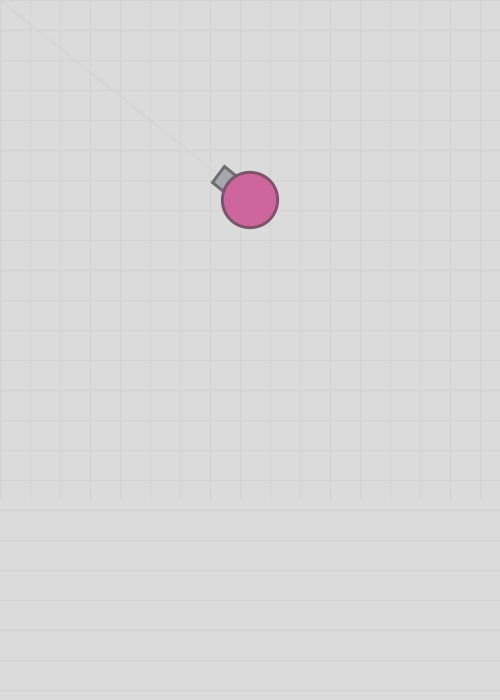
Frame 1 (no input)
Frame 60 (the mouse pressed at the canvas centre just before this capture): identical to frame 1, image omitted
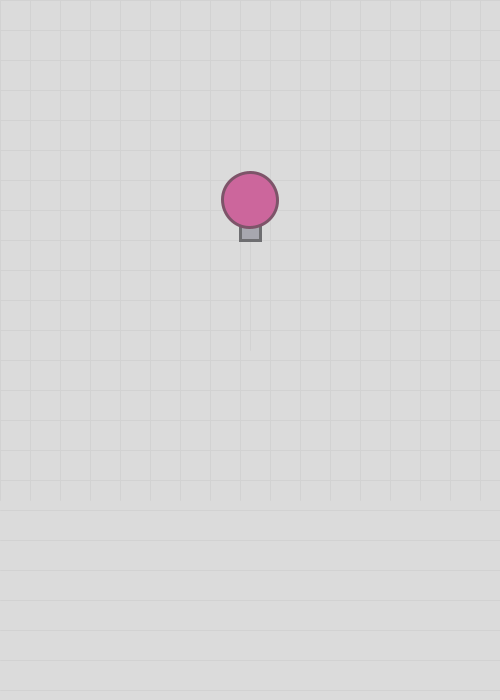
Frame 120 (the mouse held since frame 60 and released just before this capture)

The Processing sketch that drew these frames (run headless with seeded random() and noise(); from frame 60 on, the mouse is pressed at the canvas centre):

// Processing sketch: week07_4_arras04_background_for_line_line_void_keyPressed_keyCo
// ── week07_4_arras04_background_for_line_line_void_keyPressed_keyCo.pde
//week07_4_arras04_background_for_line_line_void_keyPressed_keyCode
void setup(){
  size(500,700);
}
void keyPressed(){
  if(keyCode==RIGHT) x+=1;
  if(keyCode==LEFT) x-=1;
  if(keyCode==UP) y-=1;
  if(keyCode==DOWN) y+=1;
}
float x = 250, y=200;
void draw(){
  //background(215,184,200); //紅底
  //stroke(211,180,196); //紅底的線
  background(219); //灰底
  stroke(210); //灰底的線
  strokeWeight(1);
  for(int i=0; i<30; i++){
    line(0, i*30, 500, i*30);
    line(i*30, 0, i*30, 500);
  }
  float dx = mouseX-x, dy = mouseY-y;
  float a = atan2(dy,dx); //atan2() 算出角度
  line(x, y, mouseX, mouseY);
  myTank(x, y, a);
}
void myTank(float x, float y, float a){
  translate(x, y); //大二下圖學課教的：移動
  rotate(a); //大二下圖學課教的：旋轉
  fill(167,167,175);
  stroke(110,110,113);
  strokeWeight(3);
  rect(20,-10,20,20);//砲管
  
  fill(204,102,156);
  stroke(125,84,105);
  strokeWeight(3);
  ellipse(0,0,55,55);//圓形的身體
}
